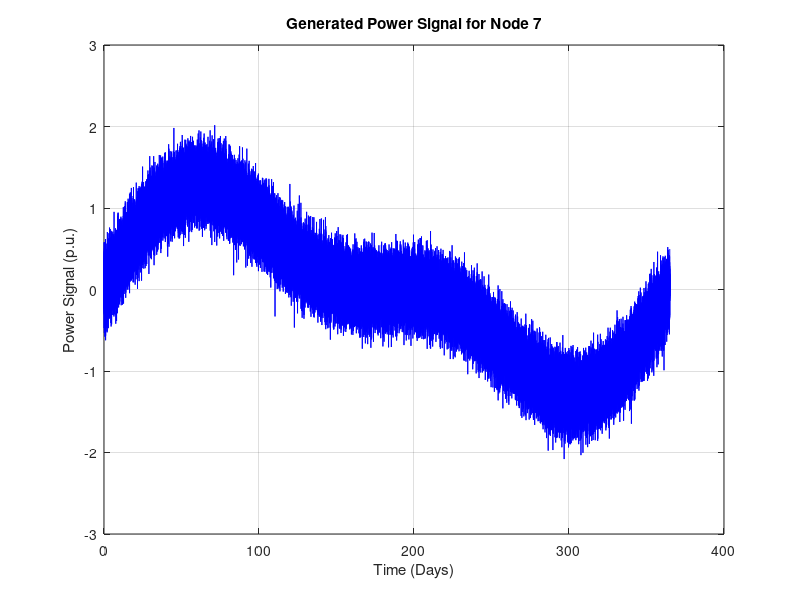

Reproduce this figure in MATLAB. (Note: this script raises an error after producing the figure.)
clc; clear; close all;

%% ========== 1. Define IEEE-14 Synthetic Load Data ==========
nyiso_nodes = [2, 3, 4, 5, 6, 9, 10, 11, 12, 13, 14];
nyiso_loads = [100, 120, 80, 90, 110, 70, 130, 95, 105, 115, 85];

num_nodes = 14;
bus_data = zeros(num_nodes, 3); % [Active Power, Reactive Power, Phase Angle]

for i = 1:length(nyiso_nodes)
    node = nyiso_nodes(i);
    if node <= num_nodes
        bus_data(node, 1) = nyiso_loads(i);       
        bus_data(node, 2) = nyiso_loads(i) * 0.3; 
    end
end

disp('Synthetic IEEE-14 Load Data Mapped to NYISO Regions.');

%% ========== 2. Generate Power Time-Series Data for Node 7 ==========
num_samples = 120000; 
t = linspace(0, 365, num_samples); 
power_signal = sin(2 * pi * t / 365) + 0.5 * sin(4 * pi * t / 365) + 0.2 * randn(size(t));

figure;
plot(t, power_signal, 'b');
xlabel('Time (Days)');
ylabel('Power Signal (p.u.)');
title('Generated Power Signal for Node 7');
grid on;

%% ========== 3. CEEMDAN Decomposition for Node 7 ==========
num_imfs = 10;

% Fix: Ensure CEEMDAN function is correctly defined
if exist('ceemdan', 'file') ~= 2
    error('CEEMDAN function not found or is not a function. Check ceemdan.m file.');
end

imf_matrix = ceemdan(power_signal, 0.1, num_imfs);

% Plot IMF components (1-10) and Residual
figure;
for j = 1:num_imfs
    subplot(11, 1, j);
    plot(t, imf_matrix(j, :), 'k');
    title(['IMF ' num2str(j)]);
    grid on;
end
sgtitle('CEEMDAN Decomposition (IMF 1-10) for Node 7');

subplot(11, 1, 11);
plot(t, imf_matrix(end, :), 'r');
xlabel('Time (Days)');
ylabel('Residual');
title('Residual Component');
grid on;

%% ========== 4. Correlation Coefficients ==========
correlation_matrix = corrcoef(imf_matrix');

figure;
imagesc(correlation_matrix);
colorbar;
title('Correlation Coefficients of CEEMDAN Components');
xlabel('IMF Component');
ylabel('IMF Component');
axis square;

[~, sorted_indices] = sort(diag(correlation_matrix), 'descend');
selected_imfs = sorted_indices(1:4);

%% ========== 5. Reconstruct Signal Using Top 4 IMFs ==========
reconstructed_signal = sum(imf_matrix(selected_imfs, :), 1);

figure;
plot(t, power_signal, 'b', 'DisplayName', 'Original Signal');
hold on;
plot(t, reconstructed_signal, 'r--', 'DisplayName', 'Reconstructed Signal');
xlabel('Time (Days)');
ylabel('Signal Amplitude');
title('Original vs Reconstructed Signal for Node 7');
legend;
grid on;

%% ========== 6. Save Outputs ==========
save('simulation_results_node7.mat', 'imf_matrix', 'correlation_matrix', 'reconstructed_signal', 't', 'power_signal');

disp('Simulation completed successfully. Results saved in "simulation_results_node7.mat".');
